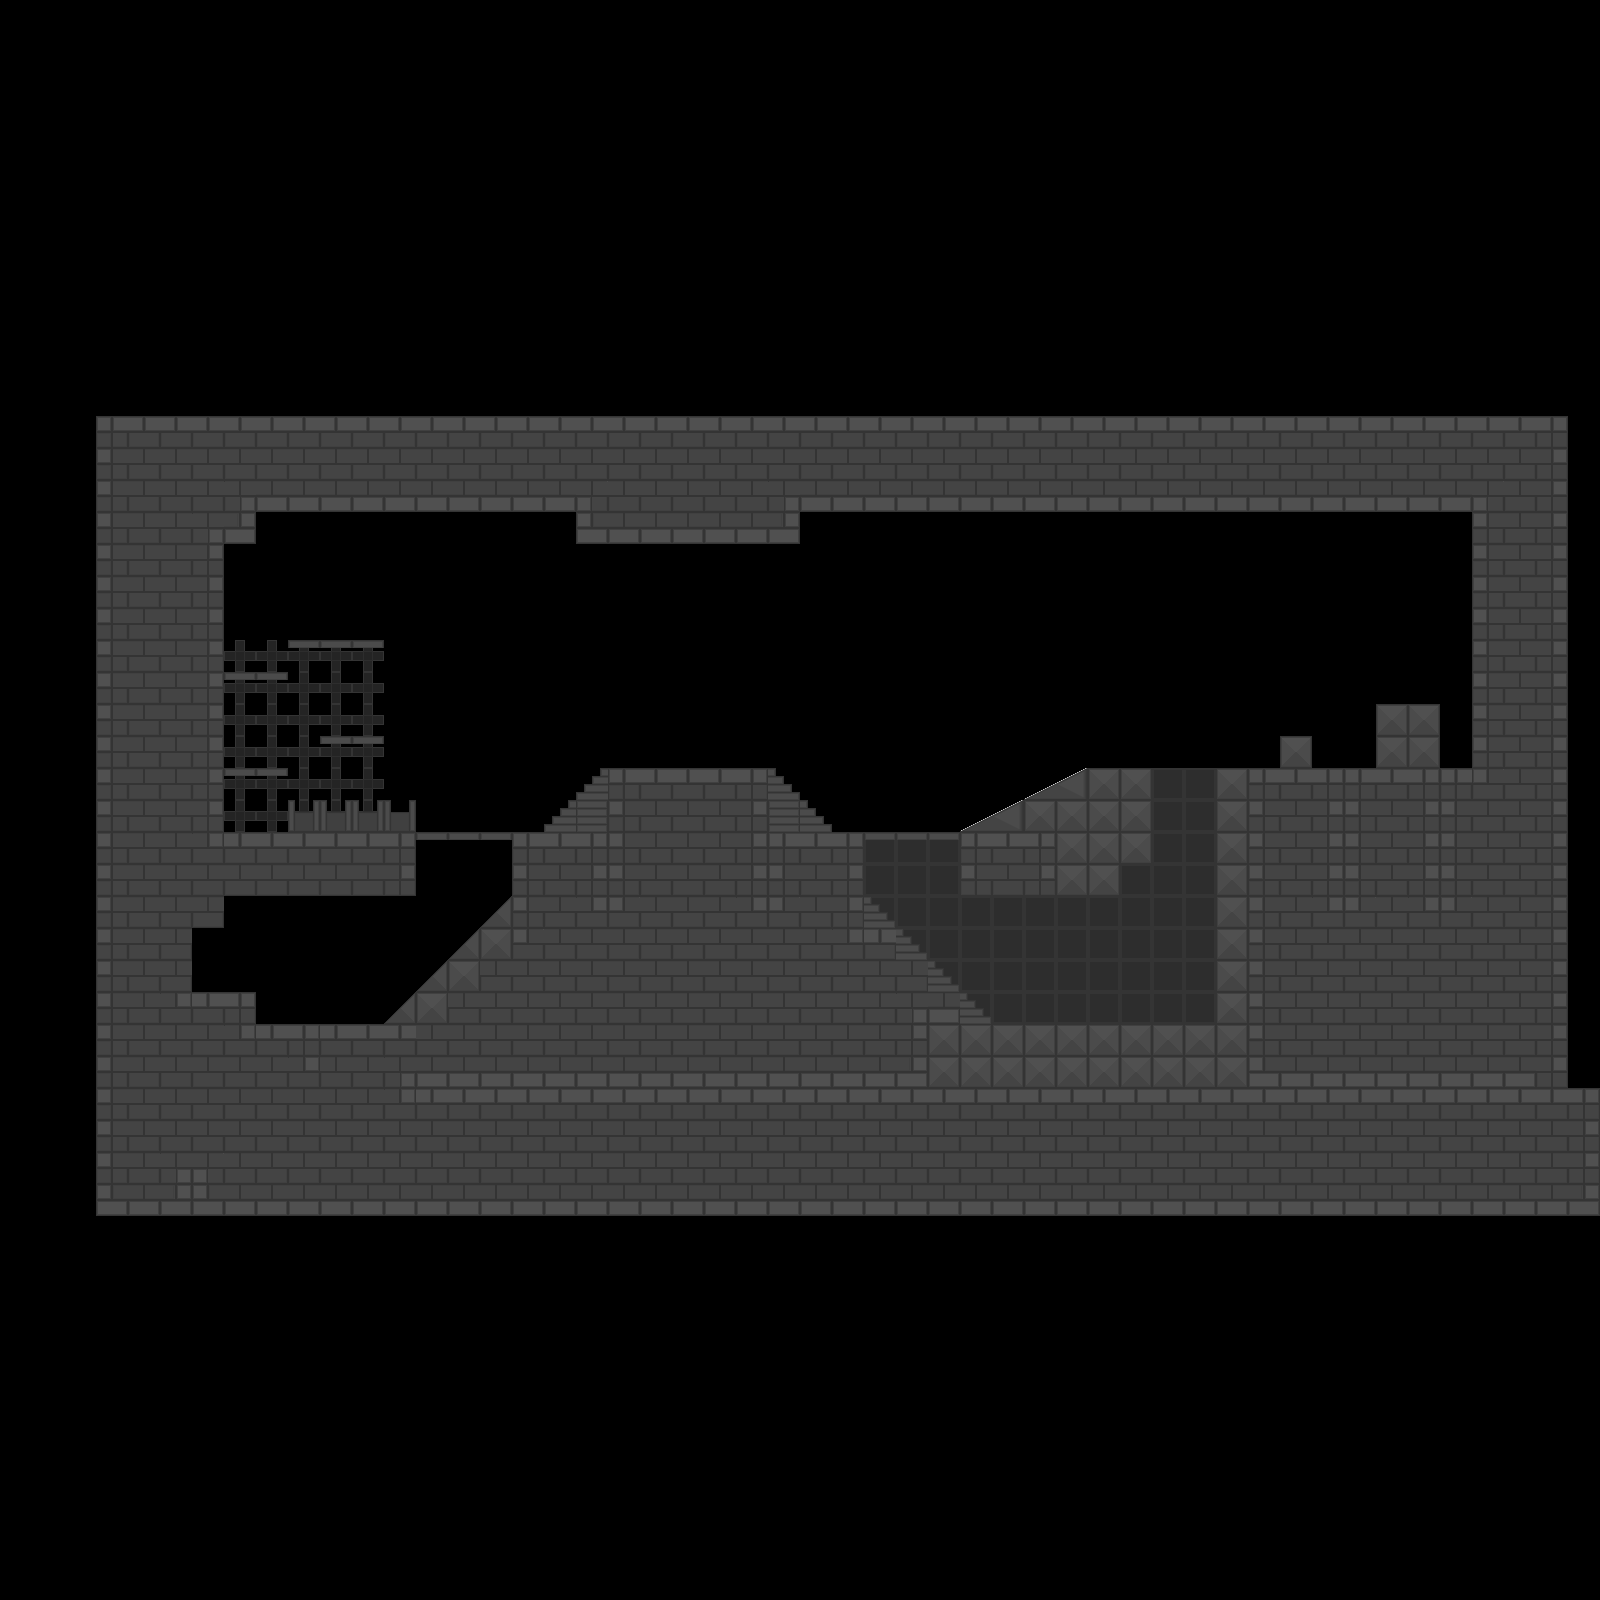

Rendered tile map (Tiled .tmx) drawn with the repository's tilesets; below, a short description and the map source with its tile grids summarised:
An orthogonal 50x50 tile map with 32x32 px tiles, 5 tile layers (Background1, Background2, Background3, Foreground1, ...) and 8 objects (walls, island).

<map version="1.0" tiledversion="1.1.4" orientation="orthogonal" renderorder="right-down" width="50" height="50" tilewidth="32" tileheight="32" infinite="0" nextobjectid="12">
 <properties>
  <property name="unity:scale" value="0.0625" />
 </properties>
 <tileset firstgid="1" source="../Tilesets/Example.tsx" />
 <layer name="Background1" width="50" height="50">
  <properties>
   <property name="unity:sortingOrder" type="int" value="-3" />
  </properties>
  <data>[2500 cells, 30 non-empty, 1 distinct tile ids]</data>
 </layer>
 <layer name="Background2" width="50" height="50">
  <properties>
   <property name="unity:sortingOrder" type="int" value="-2" />
  </properties>
  <data>[2500 cells, 0 non-empty, 0 distinct tile ids]</data>
 </layer>
 <layer name="Background3" width="50" height="50">
  <properties>
   <property name="unity:sortingOrder" type="int" value="-1" />
  </properties>
  <data>[2500 cells, 53 non-empty, 1 distinct tile ids]</data>
 </layer>
 <layer name="Foreground1" width="50" height="50">
  <properties>
   <property name="unity:sortingOrder" type="int" value="1" />
  </properties>
  <data>[2500 cells, 760 non-empty, 22 distinct tile ids]</data>
 </layer>
 <layer name="Foreground2" width="50" height="50">
  <properties>
   <property name="unity:sortingOrder" type="int" value="2" />
  </properties>
  <data>[2500 cells, 0 non-empty, 0 distinct tile ids]</data>
 </layer>
 <objectgroup name="walls">
  <properties>
   <property name="unity:layer" value="Obstacle" />
  </properties>
  <object id="4" name="walls" x="768" y="768">
   <polyline points="0,0 -160,0 -224,64 -256,64 -256,128 -384,256 -512,256 -512,224 -576,224 -576,160 -544,160 -544,128 -352,128 -352,64 -544,64 -544,-224 -512,-224 -512,-256 -192,-256 -192,-224 32,-224 32,-256 704,-256 704,0 672,0 672,-64 608,-64 608,0 544,0 544,-32 512,-32 512,0 448,0 448,256 224,256 96,128 96,64 64,64 0,0" />
  </object>
  <object id="5" name="island" x="960" y="832">
   <polyline points="0,0 0,64 160,64 160,32 192,32 192,-64 128,-64 0,0" />
  </object>
 </objectgroup>
 <objectgroup name="JumpThru">
  <properties>
   <property name="unity:layer" value="Obstacle" />
   <property name="unity:tag" value="JumpThru" />
  </properties>
  <object id="6" x="960" y="832">
   <polyline points="0,0 -96,0" />
  </object>
  <object id="7" x="512" y="832">
   <polyline points="0,0 -96,0" />
  </object>
  <object id="8" x="288" y="768">
   <polyline points="0,0 -64,0" />
  </object>
  <object id="9" x="320" y="736">
   <polyline points="0,0 64,0" />
  </object>
  <object id="10" x="288" y="672">
   <polyline points="0,0 -64,0" />
  </object>
  <object id="11" x="288" y="640">
   <polyline points="0,0 96,0" />
  </object>
 </objectgroup>
</map>
